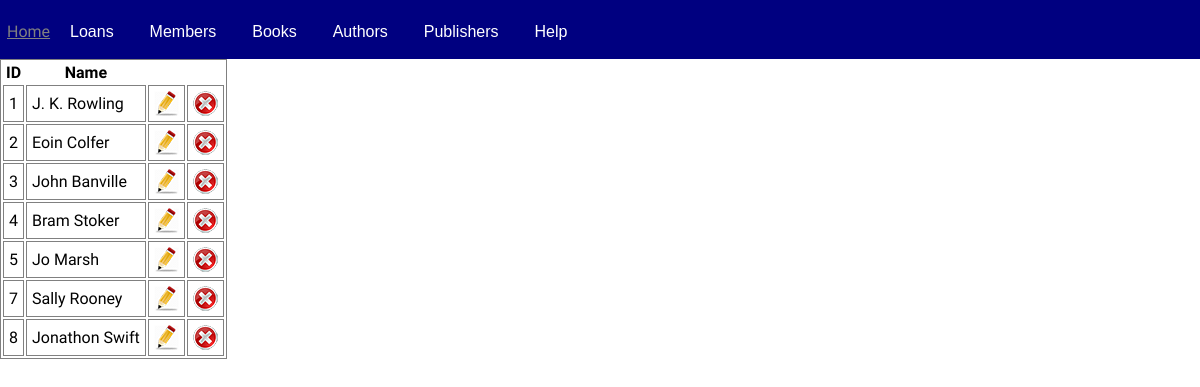
Before: /show-authors.php with the older database file.
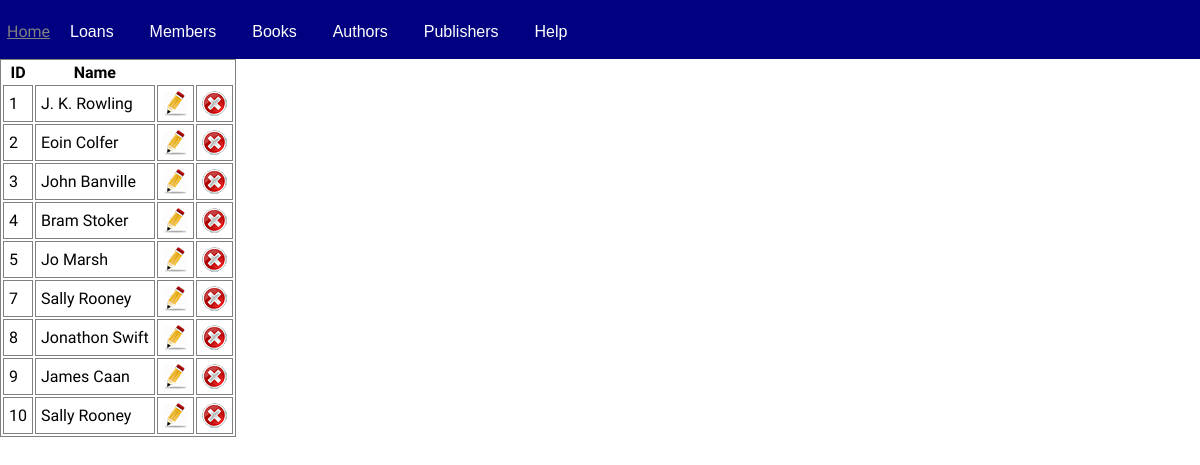
After: the same page with the newer database file.
### tables this page shows
CREATE TABLE `t_authors` (
  `author_id` int(8) NOT NULL,
  `author_name` varchar(80) NOT NULL
);

### show-authors.php (the view, shortened to what this page needs)
<html>
<head>
    <link rel="stylesheet" href="style1.css" type="text/css">
</head>
<body>
    <?php require 'db-connect.php'?>
    <?php require 'navbar.php'?>
    <table>
        <tr>
            <th>ID</th>
            <th>Name</th>
        </tr>
        <?php
$sql="SELECT * FROM t_authors";
$result=mysqli_query($con,$sql);
while ($row=mysqli_fetch_array($result)){
     echo '<tr>';
     echo '<td>'.$row['author_id'].'</td>';
     echo '<td>'.$row['author_name'].'</td>';
     echo '<td><a href="edit-author.php?author_id='.$row['author_id'].'"><img src="edit.png"></a>
     </td>';
     echo '<td><a href="delete-author.php?author_id='.$row['author_id'].'"><img src="delete.png"></a></td>';
     echo '</tr>';
    }
?>
    </table>
</body>
</html>

Changed rows visible on the page:
added t_authors: author_id "9", author_name "James Caan"
added t_authors: author_id "10", author_name "Sally Rooney"
